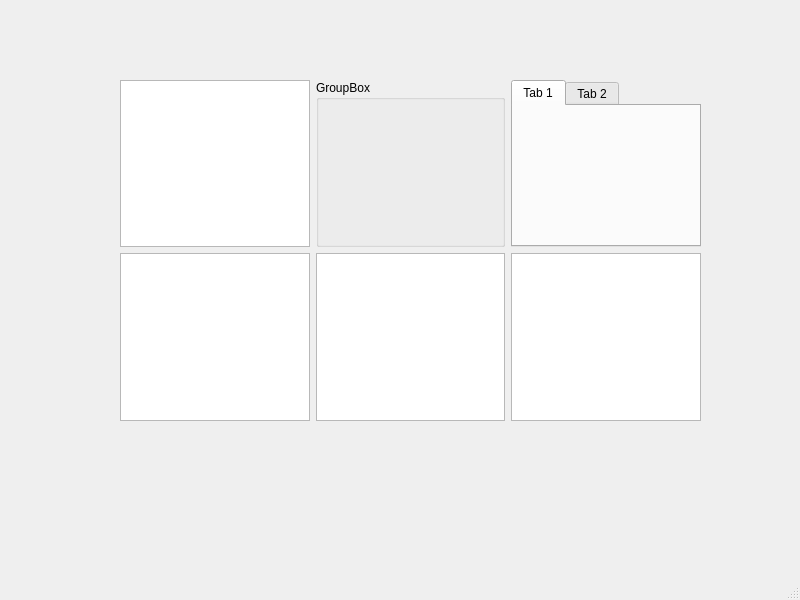
<?xml version="1.0" encoding="UTF-8"?>
<ui version="4.0">
 <class>MainWindow</class>
 <widget class="QMainWindow" name="MainWindow">
  <property name="geometry">
   <rect>
    <x>0</x>
    <y>0</y>
    <width>800</width>
    <height>600</height>
   </rect>
  </property>
  <property name="windowTitle">
   <string>MainWindow</string>
  </property>
  <widget class="QWidget" name="centralwidget">
   <widget class="QWidget" name="gridLayoutWidget">
    <property name="geometry">
     <rect>
      <x>120</x>
      <y>80</y>
      <width>581</width>
      <height>341</height>
     </rect>
    </property>
    <layout class="QGridLayout" name="gridLayout">
     <item row="1" column="0">
      <widget class="QColumnView" name="columnView_2"/>
     </item>
     <item row="1" column="2">
      <widget class="QUndoView" name="undoView"/>
     </item>
     <item row="1" column="1">
      <widget class="QColumnView" name="columnView"/>
     </item>
     <item row="0" column="0">
      <widget class="QListWidget" name="listWidget"/>
     </item>
     <item row="0" column="1">
      <widget class="QGroupBox" name="groupBox">
       <property name="title">
        <string>GroupBox</string>
       </property>
      </widget>
     </item>
     <item row="0" column="2">
      <widget class="QTabWidget" name="tabWidget">
       <widget class="QWidget" name="tab">
        <attribute name="title">
         <string>Tab 1</string>
        </attribute>
       </widget>
       <widget class="QWidget" name="tab_2">
        <attribute name="title">
         <string>Tab 2</string>
        </attribute>
       </widget>
      </widget>
     </item>
    </layout>
   </widget>
  </widget>
  <widget class="QMenuBar" name="menubar">
   <property name="geometry">
    <rect>
     <x>0</x>
     <y>0</y>
     <width>800</width>
     <height>22</height>
    </rect>
   </property>
  </widget>
  <widget class="QStatusBar" name="statusbar"/>
 </widget>
 <resources/>
 <connections/>
</ui>
